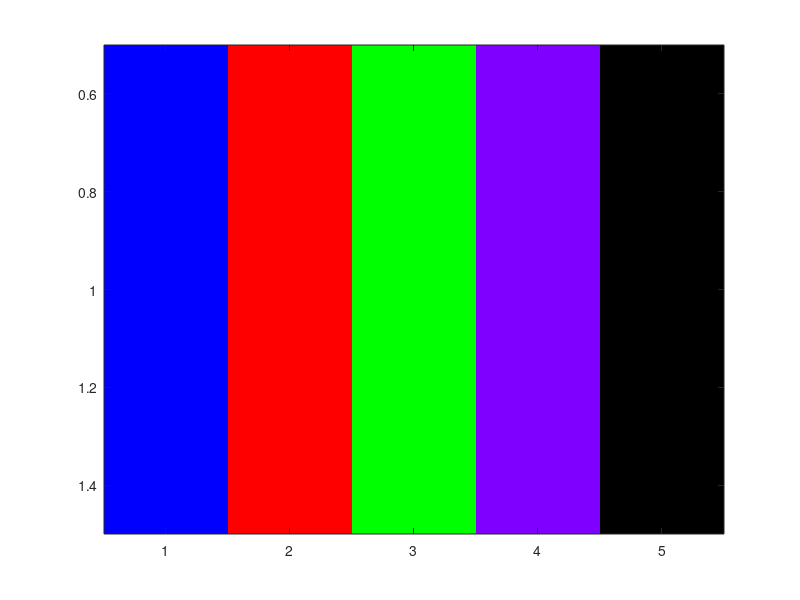

This figure's MATLAB source:
% paintpots.m

img = 1:5;

%vectors of levels of red, green, blue colors - represented by columns
pp1 = [0 0 0; .25 .25 .25; .5 .5 .5; .75 .75 .75; 1 1 1]; 
pp2 = [0 0 1; 1 0 0; 0 1 0; .5 0 1; 1 0 1];

pp2(5,:)=[0 0 0];
image(img); colormap(pp2) %colormaps always have 3 columns, any number of rows



